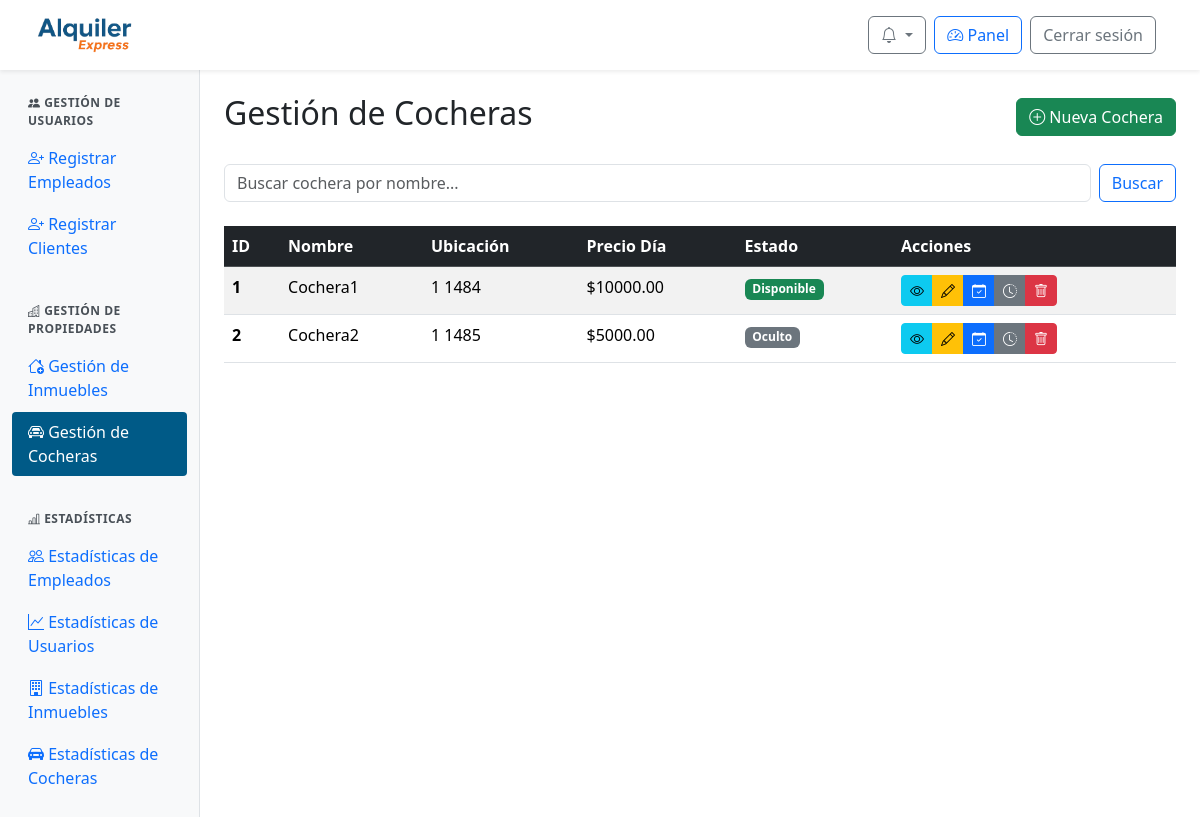
The page /panel/cocheras/ (signed in) on the database its author committed.
### web/models.py (models this page shows, shortened)
class Cochera(models.Model):
    id_cochera = models.AutoField(primary_key=True)
    nombre = models.CharField(max_length=100)
    alto = models.FloatField()
    ancho = models.FloatField()
    largo = models.FloatField()
    cantidad_vehiculos = models.IntegerField()
    con_techo = models.BooleanField()
    descripcion = models.TextField()
    ubicacion = models.TextField()
    provincia = models.ForeignKey(Provincia, on_delete=models.SET_NULL, null=True)
    ciudad = models.ForeignKey(Ciudad, on_delete=models.SET_NULL, null=True)
    precio_por_dia = models.DecimalField(max_digits=10, decimal_places=2)
    politica_cancelacion = models.TextField()
    fecha_publicacion = models.DateField()
    estado = models.ForeignKey(Estado, on_delete=models.SET_NULL, null=True)

class Estado(models.Model):
    id_estado = models.AutoField(primary_key=True)
    nombre = models.CharField(max_length=100)

### web/views.py (the view)
# urls.py: path('panel/cocheras/', views.admin_cocheras, name='admin_cocheras'),
@login_required
@user_passes_test(is_admin_or_empleado)
def admin_cocheras(request):
    query = request.GET.get('q', '').strip()
    cocheras = Cochera.objects.all().order_by('nombre') # Ordenar para una mejor visualización
    if query:
        cocheras = cocheras.filter(
            Q(nombre__icontains=query) | Q(descripcion__icontains=query)
        ).distinct()
    return render(request, 'admin/admin_cocheras.html', {
        'cocheras': cocheras,
        'query': query
    })

### web/context_processors.py (called while the page is built)
def notifications(request):
    if request.user.is_authenticated:
        try:
            return {
                'notificaciones': request.user.perfil.notificacion_set.order_by('-fecha_creacion')[:10],
                'notificaciones_no_leidas': request.user.perfil.notificacion_set.filter(leido=False).count()
            }
        except Exception:
            return {}
    return {}

### web/views.py (called while the page is built)
def is_admin_or_empleado(user):
    return user.is_authenticated and (user.is_staff or user.groups.filter(name="empleado").exists())

### web/templates/admin/admin_cocheras.html (shortened to what this page needs)
{% extends 'admin/admin_base.html' %}
{% block admin_content %}
<div class="d-flex justify-content-between align-items-center mb-4">
    <h2>Gestión de Cocheras</h2>
    <a href="{% url 'admin_cocheras_alta' %}" class="btn btn-success">
        <i class="bi bi-plus-circle"></i> Nueva Cochera
    </a>
</div>
<form class="d-flex mb-4" role="search" method="GET" action="{% url 'admin_cocheras' %}">
    <input class="form-control me-2" type="search" placeholder="Buscar cochera por nombre..." aria-label="Search" name="q" value="{{ query }}">
    <button class="btn btn-outline-primary" type="submit">Buscar</button>
</form>
{% if cocheras %}
<div class="table-responsive">
    <table class="table table-striped table-hover">
        <thead class="table-dark">
            <tr>
                <th scope="col">ID</th>
                <th scope="col">Nombre</th>
                <th scope="col">Ubicación</th>
                <th scope="col">Precio Día</th>
                <th scope="col">Estado</th>
                <th scope="col">Acciones</th>
            </tr>
        </thead>
        <tbody>
            {% for cochera in cocheras %}
            <tr>
                <th scope="row">{{ cochera.id_cochera }}</th>
                <td>{{ cochera.nombre }}</td>
                <td>{{ cochera.ubicacion }}</td>
                <td>${{ cochera.precio_por_dia|floatformat:2 }}</td>
                <td>
                    {% if cochera.estado %}
                        <span class="badge
                            {% if cochera.estado.nombre == 'Disponible' %}bg-success
                            {% elif cochera.estado.nombre == 'Reservado' %}bg-warning text-dark
                            {% elif cochera.estado.nombre == 'Ocupado' %}bg-danger
                            {% else %}bg-secondary{% endif %}">
                            {{ cochera.estado.nombre }}
                        </span>
                    {% else %}
                        <span class="badge bg-secondary">Sin Estado</span>
                    {% endif %}
                </td>
                <td>
                    <div class="btn-group" role="group" aria-label="Acciones de Cochera">
                        <a href="{% url 'detalle_cochera' cochera.id_cochera %}" class="btn btn-info btn-sm" title="Ver Detalles">
                            <i class="bi bi-eye"></i>
                        </a>
                        <a href="{% url 'admin_cocheras_editar' cochera.id_cochera %}" class="btn btn-warning btn-sm" title="Editar">
                            <i class="bi bi-pencil"></i>
                        </a>
                        <a href="{% url 'admin_cocheras_estado' cochera.id_cochera %}" class="btn btn-primary btn-sm" title="Ver Estado/Reservas">
                            <i class="bi bi-calendar-check"></i>
                        </a>
                        <a href="{% url 'admin_cocheras_historial' cochera.id_cochera %}" class="btn btn-secondary btn-sm" title="Ver Historial">
                            <i class="bi bi-clock-history"></i>
                        </a>
                        <button type="button" class="btn btn-danger btn-sm" data-bs-toggle="modal" data-bs-target="#confirmDeleteModal{{ cochera.id_cochera }}" title="Eliminar">
                            <i class="bi bi-trash"></i>
                        </button>
                    </div>
                </td>
            </tr>
            {% endfor %}
        </tbody>
    </table>
</div>
{% endif %}
{% endblock %}

### web/static/css/global.css (style rules this page uses)
:root { --color-azul-alquiler: #005A87; --color-naranja-alquiler: #F26A1B; --color-azul-hover: #004466; --color-naranja-hover: #d85b17; }

### web/static/css/admin.css (style rules this page uses)
:root { --color-azul-alquiler: #005A87; --color-naranja-alquiler: #F26A1B; --color-azul-hover: #004466; --color-naranja-hover: #d85b17; }

### rows shown on the page
Cochera: id_cochera "1", nombre "Cochera1", ubicacion "1 1484", precio_por_dia "10000.00", estado.nombre "Disponible"
Cochera: id_cochera "2", nombre "Cochera2", ubicacion "1 1485", precio_por_dia "5000.00", estado.nombre "Oculto"
